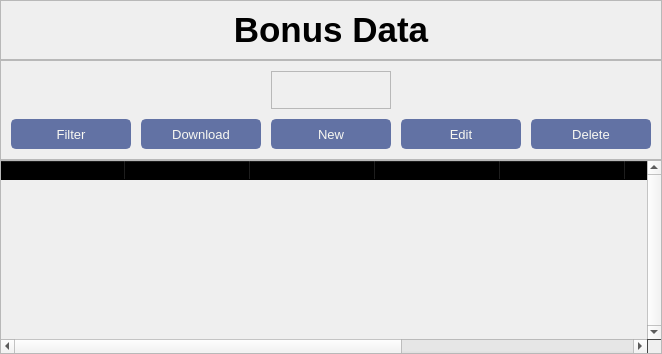
                     <widget class="QWidget" name="bonus_data_page">
                      <property name="styleSheet">
                       <string notr="true">QPushButton {
	border: 2px solid #6272a4;
	border-radius: 5px;	
	background-color: #6272a4;
    color: #f8f8f2;
}
QPushButton:hover {
	background-color: #bd93f9;
	border: 2px solid #7082b6;
}
QPushButton:pressed {	
	background-color: #ff79c6;
	border: 2px solid #ff79c6;
}</string>
                      </property>
                      <layout class="QVBoxLayout" name="verticalLayout_5">
                       <property name="spacing">
                        <number>0</number>
                       </property>
                       <property name="leftMargin">
                        <number>0</number>
                       </property>
                       <property name="topMargin">
                        <number>0</number>
                       </property>
                       <property name="rightMargin">
                        <number>0</number>
                       </property>
                       <property name="bottomMargin">
                        <number>0</number>
                       </property>
                       <item>
                        <widget class="QFrame" name="row_6">
                         <property name="maximumSize">
                          <size>
                           <width>16777215</width>
                           <height>60</height>
                          </size>
                         </property>
                         <property name="font">
                          <font>
                           <family>Segoe UI</family>
                           <pointsize>18</pointsize>
                          </font>
                         </property>
                         <property name="frameShape">
                          <enum>QFrame::StyledPanel</enum>
                         </property>
                         <property name="frameShadow">
                          <enum>QFrame::Raised</enum>
                         </property>
                         <layout class="QVBoxLayout" name="verticalLayout_10">
                          <item>
                           <widget class="QLabel" name="label_4">
                            <property name="font">
                             <font>
                              <family>Segoe UI</family>
                              <pointsize>26</pointsize>
                              <italic>false</italic>
                              <bold>true</bold>
                             </font>
                            </property>
                            <property name="text">
                             <string>Bonus Data</string>
                            </property>
                            <property name="alignment">
                             <set>Qt::AlignCenter</set>
                            </property>
                           </widget>
                          </item>
                         </layout>
                        </widget>
                       </item>
                       <item>
                        <widget class="QFrame" name="row_7">
                         <property name="minimumSize">
                          <size>
                           <width>0</width>
                           <height>100</height>
                          </size>
                         </property>
                         <property name="maximumSize">
                          <size>
                           <width>16777215</width>
                           <height>100</height>
                          </size>
                         </property>
                         <property name="frameShape">
                          <enum>QFrame::StyledPanel</enum>
                         </property>
                         <property name="frameShadow">
                          <enum>QFrame::Raised</enum>
                         </property>
                         <layout class="QHBoxLayout" name="horizontalLayout_14">
                          <property name="spacing">
                           <number>0</number>
                          </property>
                          <property name="leftMargin">
                           <number>0</number>
                          </property>
                          <property name="topMargin">
                           <number>0</number>
                          </property>
                          <property name="rightMargin">
                           <number>0</number>
                          </property>
                          <property name="bottomMargin">
                           <number>0</number>
                          </property>
                          <item>
                           <layout class="QGridLayout" name="gridLayout_7">
                            <property name="leftMargin">
                             <number>10</number>
                            </property>
                            <property name="topMargin">
                             <number>10</number>
                            </property>
                            <property name="rightMargin">
                             <number>10</number>
                            </property>
                            <property name="bottomMargin">
                             <number>10</number>
                            </property>
                            <property name="spacing">
                             <number>10</number>
                            </property>
                            <item row="1" column="3">
                             <widget class="QPushButton" name="bonus_list_edit_btn">
                              <property name="minimumSize">
                               <size>
                                <width>120</width>
                                <height>30</height>
                               </size>
                              </property>
                              <property name="maximumSize">
                               <size>
                                <width>120</width>
                                <height>16777215</height>
                               </size>
                              </property>
                              <property name="font">
                               <font>
                                <family>Segoe UI</family>
                                <pointsize>10</pointsize>
                               </font>
                              </property>
                              <property name="cursor">
                               <cursorShape>PointingHandCursor</cursorShape>
                              </property>
                              <property name="text">
                               <string>Edit</string>
                              </property>
                              <property name="icon">
                               <iconset resource="../resources.qrc">
                                <normaloff>:/icons/images/icons/edit-3.svg</normaloff>:/icons/images/icons/edit-3.svg</iconset>
                              </property>
                             </widget>
                            </item>
                            <item row="1" column="2">
                             <widget class="QPushButton" name="bonus_list_new_btn">
                              <property name="minimumSize">
                               <size>
                                <width>120</width>
                                <height>30</height>
                               </size>
                              </property>
                              <property name="maximumSize">
                               <size>
                                <width>120</width>
                                <height>16777215</height>
                               </size>
                              </property>
                              <property name="font">
                               <font>
                                <family>Segoe UI</family>
                                <pointsize>10</pointsize>
                               </font>
                              </property>
                              <property name="cursor">
                               <cursorShape>PointingHandCursor</cursorShape>
                              </property>
                              <property name="text">
                               <string>New</string>
                              </property>
                              <property name="icon">
                               <iconset resource="../resources.qrc">
                                <normaloff>:/icons/images/icons/plus.svg</normaloff>:/icons/images/icons/plus.svg</iconset>
                              </property>
                             </widget>
                            </item>
                            <item row="1" column="0">
                             <widget class="QPushButton" name="bonus_list_filter_btn">
                              <property name="minimumSize">
                               <size>
                                <width>120</width>
                                <height>30</height>
                               </size>
                              </property>
                              <property name="maximumSize">
                               <size>
                                <width>120</width>
                                <height>16777215</height>
                               </size>
                              </property>
                              <property name="font">
                               <font>
                                <family>Segoe UI</family>
                                <pointsize>10</pointsize>
                               </font>
                              </property>
                              <property name="cursor">
                               <cursorShape>PointingHandCursor</cursorShape>
                              </property>
                              <property name="text">
                               <string>Filter</string>
                              </property>
                              <property name="icon">
                               <iconset resource="../resources.qrc">
                                <normaloff>:/icons/images/icons/filter.svg</normaloff>:/icons/images/icons/filter.svg</iconset>
                              </property>
                             </widget>
                            </item>
                            <item row="1" column="1">
                             <widget class="QPushButton" name="bonus_list_down_btn">
                              <property name="minimumSize">
                               <size>
                                <width>120</width>
                                <height>30</height>
                               </size>
                              </property>
                              <property name="maximumSize">
                               <size>
                                <width>120</width>
                                <height>16777215</height>
                               </size>
                              </property>
                              <property name="font">
                               <font>
                                <family>Segoe UI</family>
                                <pointsize>10</pointsize>
                               </font>
                              </property>
                              <property name="cursor">
                               <cursorShape>PointingHandCursor</cursorShape>
                              </property>
                              <property name="text">
                               <string>Download</string>
                              </property>
                              <property name="icon">
                               <iconset resource="../resources.qrc">
                                <normaloff>:/icons/images/icons/download.svg</normaloff>:/icons/images/icons/download.svg</iconset>
                              </property>
                             </widget>
                            </item>
                            <item row="1" column="4">
                             <widget class="QPushButton" name="bonus_list_del_btn">
                              <property name="minimumSize">
                               <size>
                                <width>120</width>
                                <height>30</height>
                               </size>
                              </property>
                              <property name="maximumSize">
                               <size>
                                <width>120</width>
                                <height>16777215</height>
                               </size>
                              </property>
                              <property name="font">
                               <font>
                                <family>Segoe UI</family>
                                <pointsize>10</pointsize>
                               </font>
                              </property>
                              <property name="cursor">
                               <cursorShape>PointingHandCursor</cursorShape>
                              </property>
                              <property name="text">
                               <string>Delete</string>
                              </property>
                              <property name="icon">
                               <iconset resource="../resources.qrc">
                                <normaloff>:/icons/images/icons/trash-2.svg</normaloff>:/icons/images/icons/trash-2.svg</iconset>
                              </property>
                             </widget>
                            </item>
                            <item row="0" column="2">
                             <widget class="QFrame" name="frame_2">
                              <property name="frameShape">
                               <enum>QFrame::StyledPanel</enum>
                              </property>
                              <property name="frameShadow">
                               <enum>QFrame::Raised</enum>
                              </property>
                             </widget>
                            </item>
                           </layout>
                          </item>
                         </layout>
                        </widget>
                       </item>
                       <item>
                        <widget class="QFrame" name="row_8">
                         <property name="frameShape">
                          <enum>QFrame::StyledPanel</enum>
                         </property>
                         <property name="frameShadow">
                          <enum>QFrame::Raised</enum>
                         </property>
                         <layout class="QHBoxLayout" name="horizontalLayout_15">
                          <property name="spacing">
                           <number>0</number>
                          </property>
                          <property name="leftMargin">
                           <number>0</number>
                          </property>
                          <property name="topMargin">
                           <number>0</number>
                          </property>
                          <property name="rightMargin">
                           <number>0</number>
                          </property>
                          <property name="bottomMargin">
                           <number>0</number>
                          </property>
                          <item>
                           <widget class="QTableWidget" name="bonus_table">
                            <property name="font">
                             <font>
                              <pointsize>10</pointsize>
                             </font>
                            </property>
                            <property name="styleSheet">
                             <string notr="true">background: transparent;</string>
                            </property>
                            <property name="frameShape">
                             <enum>QFrame::NoFrame</enum>
                            </property>
                            <property name="verticalScrollBarPolicy">
                             <enum>Qt::ScrollBarAlwaysOn</enum>
                            </property>
                            <property name="editTriggers">
                             <set>QAbstractItemView::NoEditTriggers</set>
                            </property>
                            <property name="selectionMode">
                             <enum>QAbstractItemView::SingleSelection</enum>
                            </property>
                            <property name="selectionBehavior">
                             <enum>QAbstractItemView::SelectRows</enum>
                            </property>
                            <property name="sortingEnabled">
                             <bool>true</bool>
                            </property>
                            <attribute name="horizontalHeaderCascadingSectionResizes">
                             <bool>true</bool>
                            </attribute>
                            <attribute name="horizontalHeaderDefaultSectionSize">
                             <number>125</number>
                            </attribute>
                            <attribute name="horizontalHeaderShowSortIndicator" stdset="0">
                             <bool>false</bool>
                            </attribute>
                            <attribute name="horizontalHeaderStretchLastSection">
                             <bool>true</bool>
                            </attribute>
                            <attribute name="verticalHeaderVisible">
                             <bool>false</bool>
                            </attribute>
                            <attribute name="verticalHeaderStretchLastSection">
                             <bool>false</bool>
                            </attribute>
                            <row>
                             <property name="text">
                              <string>New Row</string>
                             </property>
                            </row>
                            <row>
                             <property name="text">
                              <string>New Row</string>
                             </property>
                            </row>
                            <row>
                             <property name="text">
                              <string>New Row</string>
                             </property>
                            </row>
                            <row>
                             <property name="text">
                              <string>New Row</string>
                             </property>
                            </row>
                            <column>
                             <property name="text">
                              <string>Status</string>
                             </property>
                             <property name="font">
                              <font>
                               <pointsize>10</pointsize>
                              </font>
                             </property>
                            </column>
                            <column>
                             <property name="text">
                              <string>Type</string>
                             </property>
                             <property name="font">
                              <font>
                               <pointsize>10</pointsize>
                              </font>
                             </property>
                            </column>
                            <column>
                             <property name="text">
                              <string>Contract N</string>
                             </property>
                             <property name="font">
                              <font>
                               <pointsize>10</pointsize>
                              </font>
                             </property>
                            </column>
                            <column>
                             <property name="text">
                              <string>SAP Bonus N</string>
                             </property>
                             <property name="font">
                              <font>
                               <pointsize>10</pointsize>
                              </font>
                             </property>
                            </column>
                            <column>
                             <property name="text">
                              <string>Sold-To</string>
                             </property>
                             <property name="font">
                              <font>
                               <pointsize>10</pointsize>
                              </font>
                             </property>
                            </column>
                            <column>
                             <property name="text">
                              <string>Customer Name</string>
                             </property>
                             <property name="font">
                              <font>
                               <pointsize>10</pointsize>
                              </font>
                             </property>
                            </column>
                            <column>
                             <property name="text">
                              <string>Valid From</string>
                             </property>
                             <property name="font">
                              <font>
                               <pointsize>10</pointsize>
                              </font>
                             </property>
                            </column>
                            <column>
                             <property name="text">
                              <string>Valid To</string>
                             </property>
                             <property name="font">
                              <font>
                               <pointsize>10</pointsize>
                              </font>
                             </property>
                            </column>
                           </widget>
                          </item>
                         </layout>
                        </widget>
                       </item>
                      </layout>
                     </widget>
